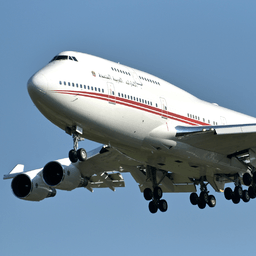
#> input picture boeing747.png, 256 x 256 px, found by its file name
$ jupyter execute --allow-errors '1_kis_hf_ipynb_másolata.ipynb'   (shell and % lines are left out)
#> lines starting #> are read from the running program, lines starting #| are printed output that depends on the picture; long printed decimals are rounded
[cell 1]
import numpy as np
import pandas as pd
import cv2 as cv
from google.colab.patches import cv2_imshow # for image display
from skimage import io
from PIL import Image
import matplotlib.pylab as plt
from IPython.display import Image, display


filelist = ['/content/1kis-hf/boeing747.png', '/content/1kis-hf/f35.jpeg',
          '/content/1kis-hf/saturn v.png', '/content/1kis-hf/spacex.jpg',
          '/content/1kis-hf/spitfire.jpg']
#> (the rest of this cell did not finish here and is left out)

[cell 2]
import numpy as np
import pandas as pd
import cv2 as cv
from google.colab.patches import cv2_imshow
from skimage import io
import PIL.Image, PIL.ImageStat
import matplotlib.pylab as plt
from IPython.display import Image, display
import statistics


filelist = ['/content/1kis-hf/boeing747.png', '/content/1kis-hf/f35.jpeg',
          '/content/1kis-hf/saturn v.png', '/content/1kis-hf/spacex.jpg',
          '/content/1kis-hf/spitfire.jpg']

for index, imagefile in enumerate(filelist):
      image = PIL.Image.open(imagefile)
#> image is the input picture: PIL image 256x256 P; mean R, G, B 116.4, 140.8, 162.3
      stat = PIL.ImageStat.Stat(image)
      print("Mean value of the",(index+1),". picture's RGB channels:", stat.mean)
#| Mean value of the 1 . picture's RGB channels: [130.772]
      print("Variance of the",(index+1),". picture's RGB channels:", stat.var)
#| Variance of the 1 . picture's RGB channels: [4436.737]
      zeroExpectedValue = image-np.mean(image)
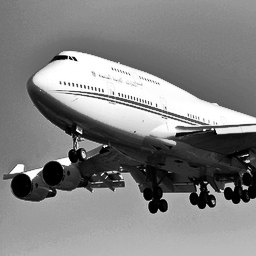
#> zeroExpectedValue: shape (256, 256) float64; min -130.8, max 123.2, mean 0; drawn with min black and max white
      print("zeroExpectedValue: ", np.mean(zeroExpectedValue))
#| zeroExpectedValue:  0.0
      print('\n')
      #stDeviation = zeroExpectedValue/(stat.stddev(zeroExpectedValue))
      #print(stat.stddev(stDeviation))
